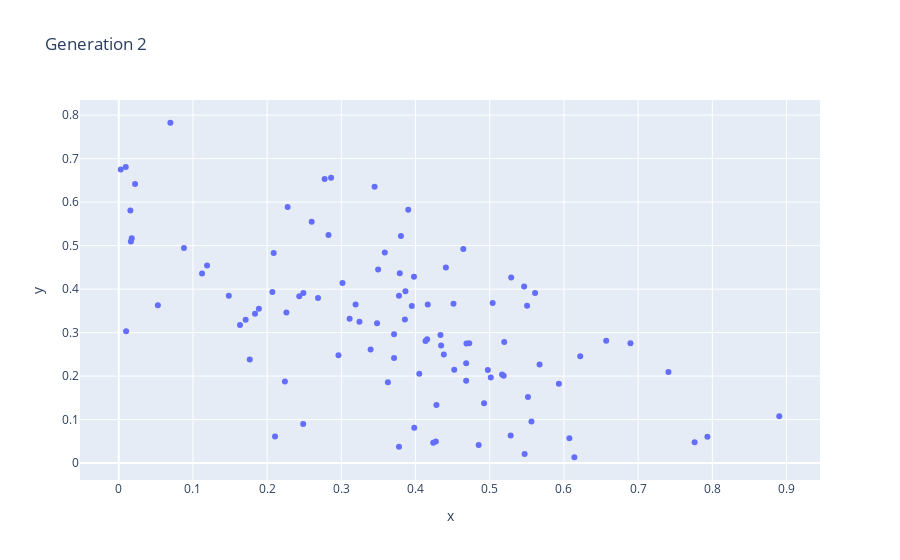

Notebook source saved alongside this figure:
### Code cell
i = 0
fig = visualize.vec_fig[i]
i += 1
fig.show()
